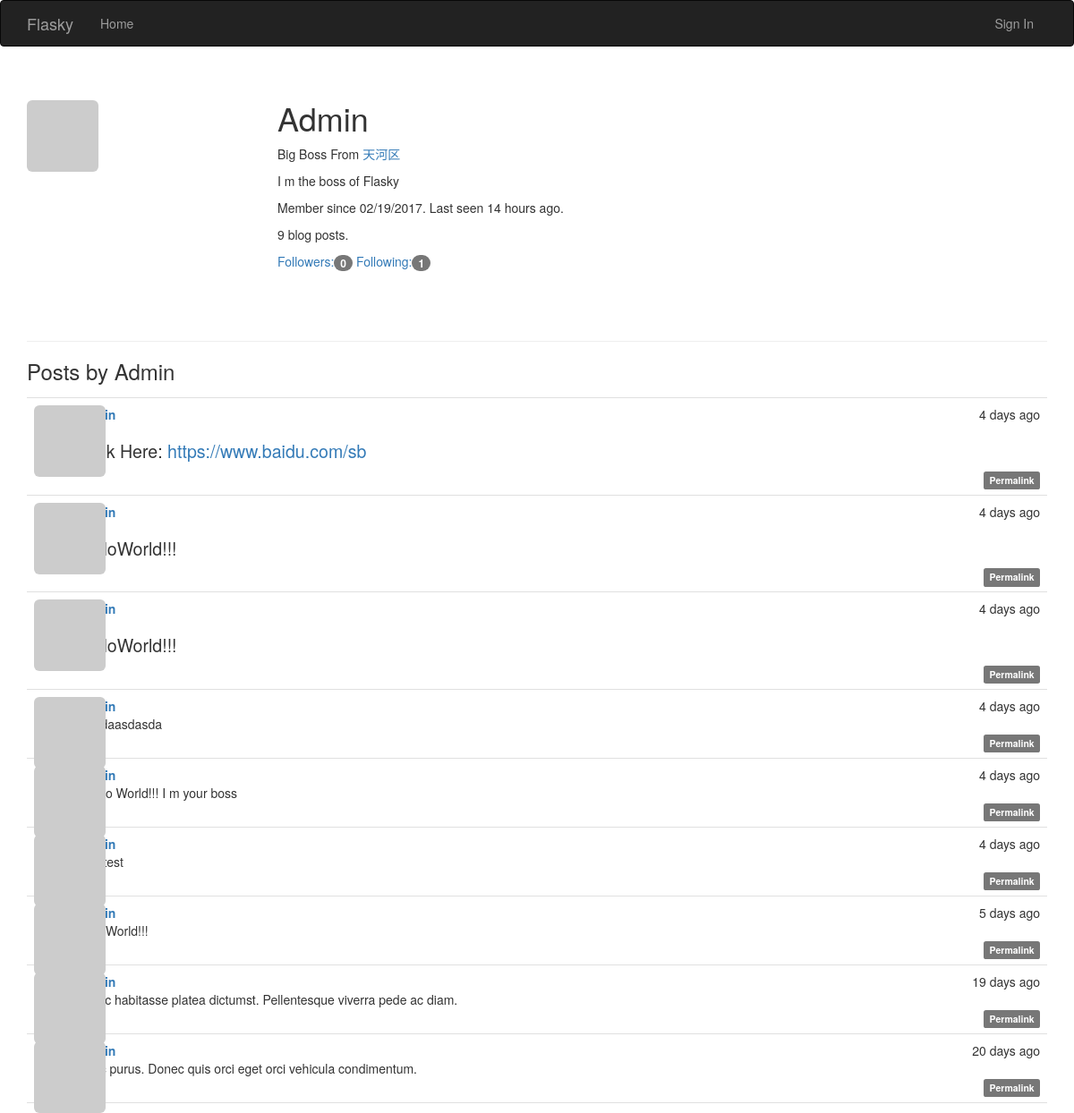
Before: /user/Admin with the older database file.
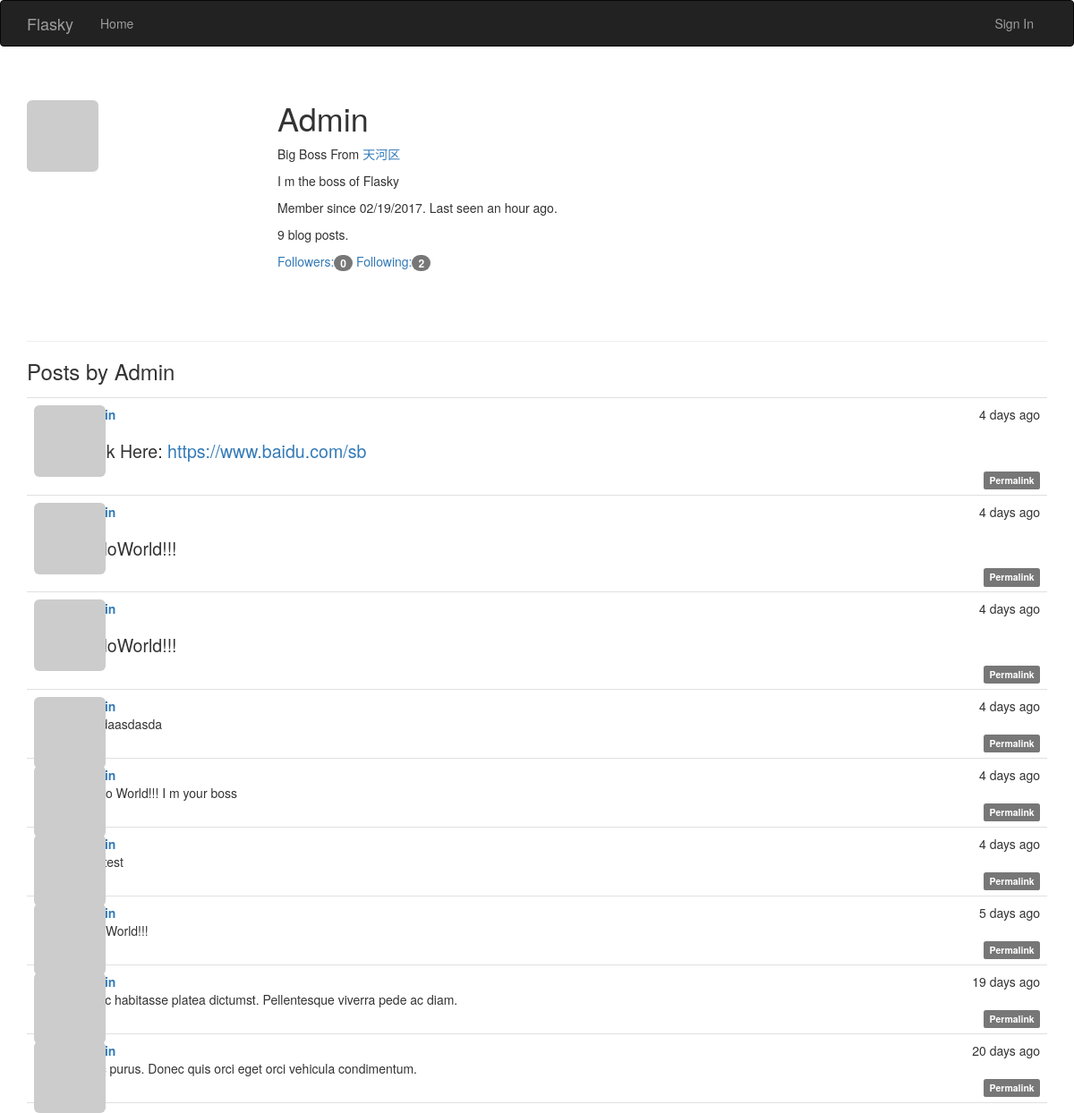
After: the same page with the newer database file.
### app/models.py (models this page shows, shortened)
class User(UserMixin, db.Model):
    __tablename__ = "users"
    id = db.Column(db.Integer, primary_key=True)
    email = db.Column(db.String(64), unique=True, index=True)
    username = db.Column(db.String(64), unique=True, index=True)
    role_id = db.Column(db.Integer, db.ForeignKey("roles.id"))
    password_hash = db.Column(db.String(128))
    confirmed = db.Column(db.Boolean, default=False)
    new_email = db.Column(db.String(64), index=True)
    name = db.Column(db.String(64))
    location = db.Column(db.String(64))
    about_me = db.Column(db.Text())
    member_since = db.Column(db.DateTime(), default=datetime.utcnow)
    last_seen = db.Column(db.DateTime(), default=datetime.utcnow)
    avatar_hash = db.Column(db.String(32))
    posts = db.relationship("Post", backref="author", lazy="dynamic")
    followed = db.relationship("Follow", foreign_keys=[Follow.follower_id],
                               backref=db.backref("follower", lazy="joined"),
                               lazy="dynamic",
                               cascade="all,delete-orphan")
    followers = db.relationship("Follow", foreign_keys=[Follow.followed_id],
                                backref=db.backref("followed", lazy="joined"),
                                lazy="dynamic",
                                cascade="all,delete-orphan")
    @property
    def password(self):
        raise AttributeError("password is not a readable attribute")
    def gravatar(self, size=100, default="retro", rating="g"):
        if request.is_secure:
            url = "https://secure.gravatar.com/avatar"
        else:
            url = "http://www.gravatar.com/avatar"
        hash = self.avatar_hash or hashlib.md5(self.email.encode("utf-8")).hexdigest()
        return '{url}/{hash}?s={size}&d={default}&r={rating}'.format(url=url, hash=hash,
                                                                     size=size, default=default,
                                                                     rating=rating)

class Post(db.Model):
    __tablename__ = "posts"
    id = db.Column(db.Integer, primary_key=True)
    body = db.Column(db.Text)
    timestamp = db.Column(db.DateTime, index=True, default=datetime.utcnow)
    author_id = db.Column(db.Integer, db.ForeignKey("users.id"))
    body_html = db.Column(db.Text)

### app/main/views.py (the view)
@main.route("/user/<username>")
def user(username):
    user = User.query.filter_by(username=username).first()
    if user is None:
        abort(404)
    posts = user.posts.order_by(Post.timestamp.desc()).all()
    return render_template("user.html", user=user, posts=posts)

### app/auth/views.py (called while the page is built)
@auth.before_app_request
def before_request():
    if current_user.is_authenticated:
        current_user.ping()
        if not current_user.confirmed \
                and request.endpoint[:5] != "auth." \
                and request.endpoint != "static":
            return redirect(url_for("auth.unconfirmed"))

### app/main/__init__.py (called while the page is built)
@main.app_context_processor
def inject_permissions():
    return dict(Permission=Permission)

### app/models.py (called while the page is built)
    def can(self, permissions):
        return False

    def is_administrator(self):
        return False

### app/templates/user.html (shortened to what this page needs)
{% extends "base.html" %}
{% block page_content %}
    <div class="page-header">
        <img class="img-rounded profile-thumbnail" src="{{ user.gravatar(size=256) }}"/>
        <div class="profile-header">
            <h1>{{ user.username }}</h1>
            {% if user.name or user.location %}
                <p>
                    {% if user.name %}
                        {{ user.name }}
                    {% endif %}
                    {% if user.location %}
                        From
                        <a href="https://maps.google.com/?q={{ user.location }}">
                            {{ user.location }}
                        </a>
                    {% endif %}
                </p>
            {% endif %}
            {% if user.about_me %}
                <p>{{ user.about_me }}</p>
            {% endif %}
            <p>
                Member since {{ moment(user.member_since).format("L") }}.
                Last seen {{ moment(user.last_seen).fromNow(refresh=True) }}.
            </p>
            <p>{{ user.posts.count() }} blog posts.</p>
            <a href="{{ url_for('main.followers',username=user.username) }}">
                Followers:<span class="badge">{{ user.followers.count() }}</span>
            </a>
            <a href="{{ url_for('main.followed_by',username=user.username) }}">
                Following:<span class="badge">{{ user.followed.count() }}</span>
            </a>
        </div>
    </div>
    <h3> Posts by {{ user.username }}</h3>
    {% include '_posts.html' %}
{% endblock %}

### app/templates/base.html (shortened to what this page needs)
{% extends "bootstrap/base.html" %}
{% block head %}
{{ super()}}
<link rel="stylesheet" type="text/css" href="{{ url_for('static', filename='styles.css') }}">
{% endblock %}
{% block navbar %}
<div class="navbar navbar-inverse" role="navigation">
    <div class="container" role="">
        <div class="navbar-header">
            <a class="navbar-brand" href="/">Flasky</a>
        </div>
        <div class="navbar-collapse collapse">
            <ul class="nav navbar-nav">
                <li><a href="/">Home</a></li>
            </ul>
            <ul class="nav navbar-nav navbar-right">
                {% if current_user.is_authenticated %}
                <li class="dropdown">
                    <a href="#" class="dropdown-toggle" data-toggle="dropdown">
                        <img src="{{current_user.gravatar(size=18)}}"/>
                        Account
                        <b class="caret"></b>
                    </a>
                    <ul class="dropdown-menu">
                        <li><a href="{{url_for('auth.change_pwd')}}">Change Password</a></li>
                        <li><a href="{{url_for('auth.change_email')}}">Change Email</a></li>
                        <li><a href="{{url_for('auth.logout')}}">Sign Out</a></li>
                    </ul>
                </li>
                {% else %}
                <li><a href="{{ url_for('auth.login')}}">Sign In</a></li>
                {% endif %}
            </ul>
        </div>
    </div>
</div>
{% endblock %}
{% block content %}
<div class="container">
    {% block page_content %} {% endblock %}
</div>
{% endblock %}

### app/templates/_posts.html (shortened to what this page needs)
<ul class="posts">
    {% for post in posts %}
        <li class="post">
            <div class="post-thumbnail">
                <a href="{{ url_for('main.user',username=post.author.username) }}">
                    <img class="img-rounded profile-thumbnail" src="{{ post.author.gravatar(size=40) }}"/>
                </a>
            </div>
            <div class="post-content">
                <div class="post-date">{{ moment(post.timestamp).fromNow() }}</div>
                <div class="post-author"><a
                        href="{{ url_for('main.user',username=post.author.username) }}">{{ post.author.username }}</a>
                </div>
                <div class="post-body">
                    {% if post.body_html %}
                        {{ post.body_html | safe }}
                    {% else %}
                        {{ post.body }}
                    {% endif %}
                </div>
                <div class="post-footer">
                    <a href="{{ url_for('main.post',id=post.id) }}">
                        <span class="label label-default">Permalink</span>
                    </a>
                </div>
            </div>
        </li>
    {% endfor %}
</ul>

### app/static/styles.css (style rules this page uses)
.profile-thumbnail { position: absolute; }
.profile-header { min-height: 260px; margin-left: 280px; }
ul.posts { list-style-type: none; padding: 0px; margin: 16px 0px 0px 0px; border-top: 1px solid #e0e0e0; }
ul.posts li.post { padding: 8px; border-bottom: 1px solid #e0e0e0; }
div.post-date { float: right; }
div.post-author { font-weight: bold; }
div.post-thumbnail { position: absolute; }
div.post-content { margin-left: 48px; min-height: 48px; }
div.post-footer { text-align: right; }
.post-body h1 { font-size: 140%; }

Changed rows visible on the page:
changed User "Admin": last_seen "14 hours ago" → "an hour ago"
Other visible differences:
{{ user.followed.count() }}: "1" → "2"
